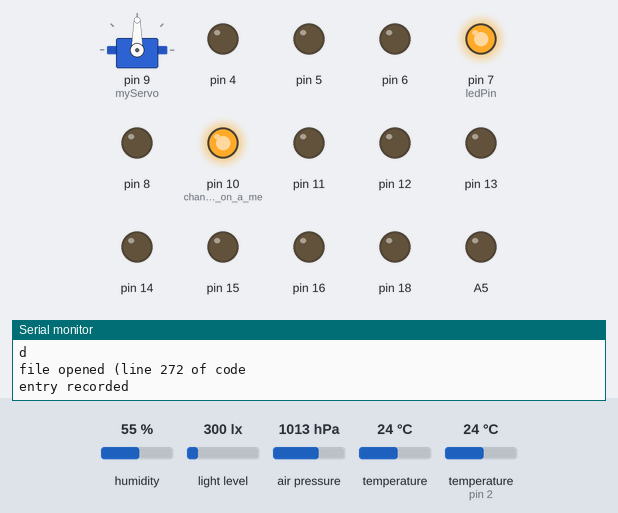
The sketch below on a simulated Arduino Uno, built with avr-gcc and run on an emulated ATmega328P. Shown: servo, output pins drawn as LEDs (lit = HIGH), the last lines printed to the serial monitor. Inputs (shaded band) come from the test bench; at power-on: light level 300 lx, humidity 55 %, air pressure 1013 hPa, temperature 24 °C, temperature (sensor on pin 2) 24 °C. The local clock reads 2024-03-15 10:24:30 at power-on unless the sketch sets it; storage starts empty; pins used as bus, display or sensor lines are not drawn.

Above: at 4.1 s.
4.2 s: light level set to 40 lx
At 18.1 s:
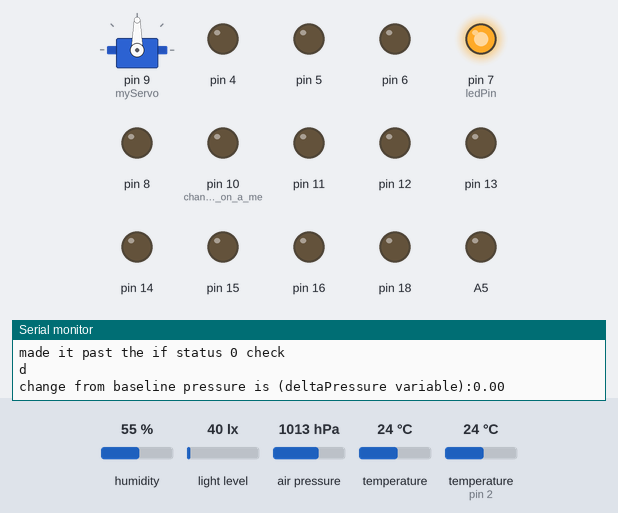
18.2 s: light level set to 1500 lx
At 21.1 s:
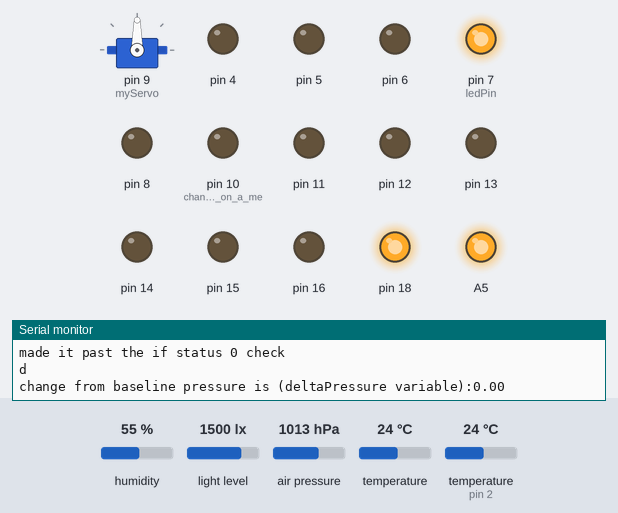
Timing chart, 0 to 36.2 s (numbered marks = the images above; inputs shaded):
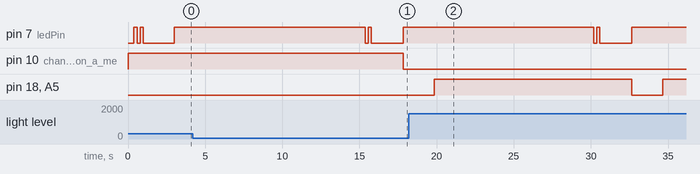

The sketch:

OperationSpaceBalloon.ino
```cpp
#include <LowPower.h>
#include <BH1750.h>
#include <SFE_BMP180.h>
#include <DHT.h>
#include <Wire.h>
#include <Sodaq_DS3231.h>
#include <SD.h>
#include <SPI.h>

#include <Servo.h>


#define DHTPIN 2
#define DHTTYPE DHT22   // DHT 22  (AM2302)

#define ALTITUDE 216.0 // Altitude in Sparta, Greece
char TEMPERATURE = 'F' ;  //Change it to F to log degrees Fahrenheit
int INTERVAL = 6; //interval of measurements in minutes
DateTime dt(2015, 12, 14, 9, 28, 40, 1);  //Date and time

int CS_PIN = 10;
int ledPin = 7;
int POWERPIN = 3;

File file;
DHT dht(DHTPIN,DHTTYPE);
SFE_BMP180 pressureSensor;
String baselineEntry;
float baseline;

BH1750 lightMeter;
int id = 0;
boolean payloadShut = true; //changes once payload opens. not sure if this is the best place to put this variable.

Servo myServo; // creates a servo object to control payload drop
int pos = 0;

void setup (){
  // Open serial communications and wait for port to open:
  Serial.begin(9600);
  while (!Serial) {
    ; // wait for serial port to connect. Needed for native USB port only
  }

   pinMode(POWERPIN, OUTPUT);
   digitalWrite(POWERPIN,HIGH);
   pinMode(ledPin, OUTPUT);
   Serial.print("Initializing SD card. Running initializeSD which can be found on Line 244");
   initializeSD();
   myServo.attach(9);  // attaches the servo on pin 9 to the servo object
   Serial.print("servo position is: ");
   Serial.println(pos);

  // Get the baseline pressure and write it to file on SD card:
  // Because pressure also varies with weather, you must first take a pressure
  // reading at a known baseline altitude. Then you can measure variations
  // from that pressure
  Serial.println("before read pressure");
  baselineEntry = readPressure();
  Serial.println("baseline pressure is: ");
  Serial.println(baselineEntry);
  baseline = readPressureFromSensor();

  writeEntryToFile("baseline pressure:,"+baselineEntry+"mb");
  delay(2000);


  //rtc.setDateTime(dt); //Adjust date-time as defined 'dt' above
}

void loop ()
/*Not sure if this is the right way to think about it, but it seems the
  below code block is what runs every time we loop through the code. The
  code below this block is what defines all the functions run in this main block.*/
{
    String temperature;
    String humidity;
    String light;
    String pressure;
    String entryId;
    String dateEntry;
    boolean payloadTime;
    id++;

    digitalWrite(POWERPIN,HIGH);
    digitalWrite(ledPin,HIGH);

    delay(2000);
    initSensors();
    delay(10000);

    entryId = String(id);
    humidity = String(dht.readHumidity());
    if(TEMPERATURE =='F')
    {
      temperature = String(dht.readTemperature(true));
    }else
    {
      temperature = String(dht.readTemperature());
    }

    pressure = readPressure();
    light = readLight();
    dateEntry = DateLogEntry();

    String entry = entryId+","+dateEntry+","+temperature+","+humidity+","+pressure+","+light;
    writeEntryToFile(entry);
    delay(2000);

    payloadTime = Payload();

    sleepForMinutes(INTERVAL);

}

void initSensors()
{

   Wire.begin();
   rtc.begin();
   dht.begin();
   // Initialize the pressure sensor storing calibration values on device.
   pressureSensor.begin();
   lightMeter.begin();
}

void sleepForMinutes(int interval)
{
  int i=0;
  int iterations = interval/8;
    for (byte i = 0; i <= A5; i++)
    {
    pinMode (i, OUTPUT);    // changed as per below
    digitalWrite (i, LOW);  //     ditto
    }

  digitalWrite(POWERPIN,LOW);
  for(i=0;i<iterations;i++)
  {
    LowPower.powerDown(SLEEP_8S, ADC_OFF, BOD_OFF);
  }
}


float readPressureFromSensor()
{
  char status;
  double T,P,p0,a;
  Serial.println("in readPressureFromSensor method");
  // You must first get a temperature measurement to perform a pressure reading.

  // Start a temperature measurement:
  // If request is successful, the number of ms to wait is returned.
  // If request is unsuccessful, 0 is returned.

  status = pressureSensor.startTemperature();

  if (status != 0)
  {
    // Wait for the measurement to complete:
    Serial.println("made it past the if status 0 check");
    delay(status);
    // Retrieve the completed temperature measurement:
    // Note that the measurement is stored in the variable T.
    // Use '&T' to provide the address of T to the function.
    // Function returns 1 if successful, 0 if failure.

    status = pressureSensor.getTemperature(T);
    if (status != 0)
    {
      Serial.println("d");
      // Start a pressure measurement:
      // The parameter is the oversampling setting, from 0 to 3 (highest res, longest wait).
      // If request is successful, the number of ms to wait is returned.
      // If request is unsuccessful, 0 is returned.

      status = pressureSensor.startPressure(3);
      if (status != 0)
      {
        // Wait for the measurement to complete:
        delay(status);

        // Retrieve the completed pressure measurement:
        // Note that the measurement is stored in the variable P.
        // Use '&P' to provide the address of P.
        // Note also that the function requires the previous temperature measurement (T).
        // (If temperature is stable, you can do one temperature measurement for a number of pressure measurements.)
        // Function returns 1 if successful, 0 if failure.

        status = pressureSensor.getPressure(P,T);
        if (status != 0)
        {
          p0 = pressureSensor.sealevel(P,ALTITUDE);
          return p0;

        }
        //could add error messages here if we wanted (e.g. 'else Serial.println("error retrieving pressure measurement\n"');
      }
    }
  }
}

String DateLogEntry()
{

  String dateEntry;
  String year;
  String month;
  String day;
  String hour;
  String minute;

  DateTime now = rtc.now();
  year = String(now.year());
  month = String(now.month());
  day = String(now.date());

  if(now.hour()<10)
  {
    hour = "0"+String(now.hour());
  }else
  {
    hour = String(now.hour());
  }

    if(now.minute()<10)
  {
    minute = "0"+String(now.minute());
  }else
  {
    minute = String(now.minute());
  }

  dateEntry = month+"/"+day+"/"+year+" "+hour+":"+minute;
  Serial.println("date is:"+dateEntry);
  return dateEntry;
}

String readLight()
{
  uint16_t lux = lightMeter.readLightLevel();
  Serial.println("pressure is:"+lux);
  return String(lux);
}

String readPressure()
{
  Serial.println("in readPressure method");
  String pressure;
  pressure = String(readPressureFromSensor());
  Serial.println("pressure is:"+pressure);
  return pressure;
}

void initializeSD()
{
  pinMode(10, OUTPUT); // change this to 53 on a mega  // don't follow this!!
  digitalWrite(10, HIGH); // Add this line
  if (SD.begin(CS_PIN))
  {
    digitalWrite(ledPin,LOW);
    Serial.println("I think the card should be initialized line 251 of the code");
  } else
  {
    Serial.println("I think the card failed, or is not seen as present (line 253 of code)");
    digitalWrite(ledPin,LOW);
    delay(1000);
    digitalWrite(ledPin,HIGH);
    delay(1000);
    digitalWrite(ledPin,LOW);
    delay(1000);
    digitalWrite(ledPin,HIGH);
    return;
  }
}

int openFileToWrite(char filename[])
{
  file = SD.open(filename, FILE_WRITE);
  Serial.println("file opened (line 272 of code");

  if (file)
  {
    digitalWrite(ledPin,HIGH);
    delay(200);
    digitalWrite(ledPin,LOW);
    delay(200);
    digitalWrite(ledPin,HIGH);
    delay(200);
    digitalWrite(ledPin,LOW);
    return 1;
  } else
  {
    return 0;
  }
}

int writeToFile(String text)
{
  if (file)
  {
    file.println(text);
    return 1;
  } else
  {
    return 0;
  }
}

void closeFile()
{
  if (file)
  {
    file.close();
  }
}

void writeEntryToFile(String entry)
{
  openFileToWrite("log.txt");
  writeToFile(entry);
  closeFile();
  Serial.println("entry recorded");
}

boolean Payload()
{ //probably should only run this when boolean is true so it doesn't try to open the doors more than once
  if (payloadShut == true)
  {
    float currentPressure;
    currentPressure = readPressureFromSensor();
    float deltaPressure;
    deltaPressure = baseline - currentPressure;
    String ChangeInPressure;
    ChangeInPressure = deltaPressure;
    Serial.println("change from baseline pressure is (deltaPressure variable):"+ChangeInPressure);
    if (deltaPressure >= 957.0) //should be the change in pressure equal to gaining 65,000ft of elevation 95685pa = 957mb
    {
     for (pos = 0; pos <= 180; pos += 1)// goes from 0 degrees to 180 degrees in steps of 1 degree
      {
        myServo.write(pos);              // tell servo to go to position in variable 'pos'
        delay(15);                       // waits 15ms for the servo to reach the position
      }
     payloadShut == false;
    }
  }
  return true;
}
```
